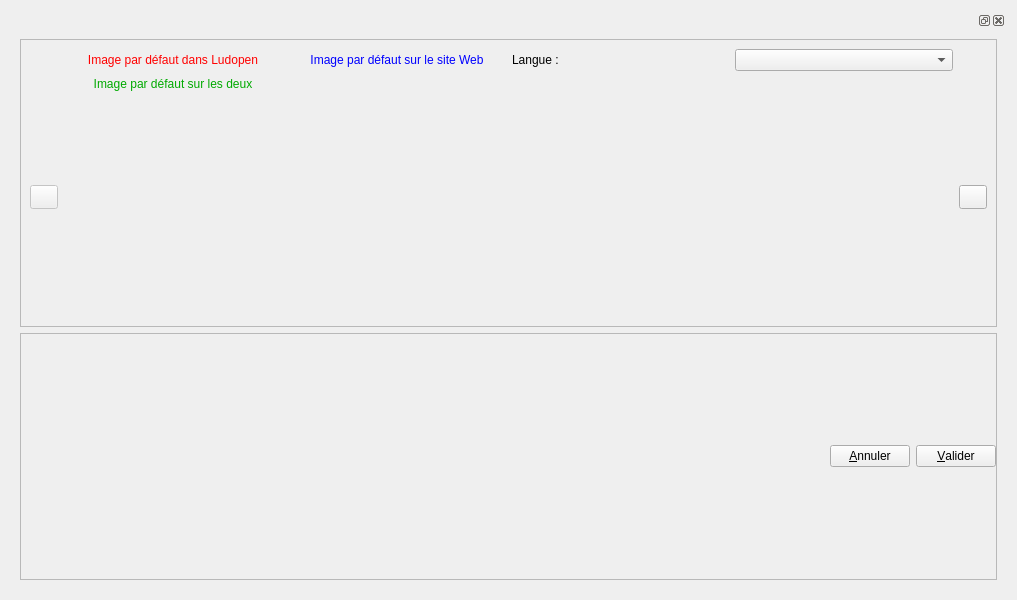
<?xml version="1.0" encoding="UTF-8"?>
<ui version="4.0">
 <class>D_Image</class>
 <widget class="QDialog" name="D_Image">
  <property name="geometry">
   <rect>
    <x>0</x>
    <y>0</y>
    <width>1017</width>
    <height>600</height>
   </rect>
  </property>
  <property name="minimumSize">
   <size>
    <width>200</width>
    <height>200</height>
   </size>
  </property>
  <layout class="QGridLayout" name="gridLayout">
   <item row="0" column="0">
    <widget class="QDockWidget" name="dockWidget">
     <widget class="QWidget" name="dockWidgetContents">
      <layout class="QGridLayout" name="gridLayout_3">
       <item row="1" column="0" colspan="7">
        <widget class="QFrame" name="frame">
         <property name="frameShape">
          <enum>QFrame::StyledPanel</enum>
         </property>
         <property name="frameShadow">
          <enum>QFrame::Raised</enum>
         </property>
         <layout class="QGridLayout" name="gridLayout_2">
          <item row="4" column="1">
           <widget class="QLabel" name="Lb_NomFichier">
            <property name="maximumSize">
             <size>
              <width>16777215</width>
              <height>16777215</height>
             </size>
            </property>
            <property name="text">
             <string/>
            </property>
            <property name="alignment">
             <set>Qt::AlignCenter</set>
            </property>
            <property name="wordWrap">
             <bool>true</bool>
            </property>
           </widget>
          </item>
          <item row="0" column="1">
           <widget class="QLabel" name="Lb_Defaut_Ludopen">
            <property name="maximumSize">
             <size>
              <width>16777215</width>
              <height>24</height>
             </size>
            </property>
            <property name="styleSheet">
             <string notr="true">color: rgb(255, 0, 0);</string>
            </property>
            <property name="text">
             <string>Image par défaut dans Ludopen</string>
            </property>
            <property name="alignment">
             <set>Qt::AlignCenter</set>
            </property>
           </widget>
          </item>
          <item row="4" column="4">
           <widget class="QLabel" name="Lb_NomFichier3">
            <property name="maximumSize">
             <size>
              <width>16777215</width>
              <height>16777215</height>
             </size>
            </property>
            <property name="text">
             <string/>
            </property>
            <property name="alignment">
             <set>Qt::AlignCenter</set>
            </property>
            <property name="wordWrap">
             <bool>true</bool>
            </property>
           </widget>
          </item>
          <item row="1" column="1">
           <widget class="QLabel" name="Lb_Defaut_Deux">
            <property name="enabled">
             <bool>false</bool>
            </property>
            <property name="styleSheet">
             <string notr="true">color: rgb(0, 170, 0);</string>
            </property>
            <property name="text">
             <string>Image par défaut sur les deux</string>
            </property>
            <property name="alignment">
             <set>Qt::AlignCenter</set>
            </property>
           </widget>
          </item>
          <item row="0" column="4">
           <widget class="QComboBox" name="Cb_FiltreLangue"/>
          </item>
          <item row="2" column="0">
           <widget class="QPushButton" name="Bt_Gauche">
            <property name="enabled">
             <bool>false</bool>
            </property>
            <property name="maximumSize">
             <size>
              <width>28</width>
              <height>24</height>
             </size>
            </property>
            <property name="text">
             <string/>
            </property>
            <property name="icon">
             <iconset resource="ImagesIcones.qrc">
              <normaloff>:/Fleche_gauche.png</normaloff>:/Fleche_gauche.png</iconset>
            </property>
           </widget>
          </item>
          <item row="4" column="2">
           <widget class="QLabel" name="Lb_NomFichier2">
            <property name="text">
             <string/>
            </property>
            <property name="alignment">
             <set>Qt::AlignCenter</set>
            </property>
            <property name="wordWrap">
             <bool>true</bool>
            </property>
           </widget>
          </item>
          <item row="0" column="2">
           <widget class="QLabel" name="Lb_Defaut_Web">
            <property name="styleSheet">
             <string notr="true">color: rgb(0, 0, 255);</string>
            </property>
            <property name="text">
             <string>Image par défaut sur le site Web</string>
            </property>
            <property name="alignment">
             <set>Qt::AlignCenter</set>
            </property>
           </widget>
          </item>
          <item row="2" column="1" colspan="4">
           <layout class="QGridLayout" name="Gl_Images">
            <item row="0" column="1">
             <widget class="QLabel" name="Lb_Image2">
              <property name="minimumSize">
               <size>
                <width>200</width>
                <height>200</height>
               </size>
              </property>
              <property name="text">
               <string/>
              </property>
             </widget>
            </item>
            <item row="0" column="0">
             <widget class="QLabel" name="Lb_Image">
              <property name="minimumSize">
               <size>
                <width>200</width>
                <height>200</height>
               </size>
              </property>
              <property name="frameShape">
               <enum>QFrame::NoFrame</enum>
              </property>
              <property name="frameShadow">
               <enum>QFrame::Plain</enum>
              </property>
              <property name="text">
               <string/>
              </property>
             </widget>
            </item>
            <item row="0" column="2">
             <widget class="QLabel" name="Lb_Image3">
              <property name="minimumSize">
               <size>
                <width>200</width>
                <height>200</height>
               </size>
              </property>
              <property name="maximumSize">
               <size>
                <width>16777215</width>
                <height>16777215</height>
               </size>
              </property>
              <property name="text">
               <string/>
              </property>
             </widget>
            </item>
           </layout>
          </item>
          <item row="2" column="5">
           <widget class="QPushButton" name="Bt_Droite">
            <property name="maximumSize">
             <size>
              <width>28</width>
              <height>24</height>
             </size>
            </property>
            <property name="text">
             <string/>
            </property>
            <property name="icon">
             <iconset resource="ImagesIcones.qrc">
              <normaloff>:/Fleche_droite.png</normaloff>:/Fleche_droite.png</iconset>
            </property>
           </widget>
          </item>
          <item row="0" column="3">
           <widget class="QLabel" name="Lb_Langue">
            <property name="text">
             <string>Langue :</string>
            </property>
           </widget>
          </item>
         </layout>
        </widget>
       </item>
       <item row="2" column="0" colspan="7">
        <widget class="QStackedWidget" name="SW_Boutons">
         <property name="maximumSize">
          <size>
           <width>16500</width>
           <height>250</height>
          </size>
         </property>
         <property name="frameShape">
          <enum>QFrame::StyledPanel</enum>
         </property>
         <property name="frameShadow">
          <enum>QFrame::Raised</enum>
         </property>
         <property name="currentIndex">
          <number>1</number>
         </property>
         <widget class="QWidget" name="Frm_BoutonsPage1">
          <layout class="QGridLayout" name="gridLayout_4">
           <property name="topMargin">
            <number>0</number>
           </property>
           <property name="bottomMargin">
            <number>0</number>
           </property>
           <property name="verticalSpacing">
            <number>0</number>
           </property>
           <item row="0" column="1">
            <widget class="QPushButton" name="Bt_Ajouter">
             <property name="text">
              <string>Ajouter des images</string>
             </property>
             <property name="icon">
              <iconset resource="ImagesIcones.qrc">
               <normaloff>:/Ajouter.png</normaloff>:/Ajouter.png</iconset>
             </property>
            </widget>
           </item>
           <item row="0" column="2">
            <widget class="QPushButton" name="Bt_DeplacerDroite">
             <property name="text">
              <string>Déplacer à droite</string>
             </property>
             <property name="icon">
              <iconset resource="ImagesIcones.qrc">
               <normaloff>:/Fleche_droite.png</normaloff>:/Fleche_droite.png</iconset>
             </property>
            </widget>
           </item>
           <item row="0" column="0">
            <widget class="QPushButton" name="Bt_DeplacerGauche">
             <property name="text">
              <string>Déplacer à gauche</string>
             </property>
             <property name="icon">
              <iconset resource="ImagesIcones.qrc">
               <normaloff>:/Fleche_gauche.png</normaloff>:/Fleche_gauche.png</iconset>
             </property>
            </widget>
           </item>
           <item row="1" column="2">
            <widget class="QPushButton" name="Bt_Supprimer">
             <property name="text">
              <string>Supprimer</string>
             </property>
             <property name="icon">
              <iconset resource="ImagesIcones.qrc">
               <normaloff>:/Supprimer.png</normaloff>:/Supprimer.png</iconset>
             </property>
            </widget>
           </item>
           <item row="1" column="0">
            <widget class="QPushButton" name="Bt_Sauvegarder">
             <property name="text">
              <string>Sauvegarder</string>
             </property>
             <property name="icon">
              <iconset resource="ImagesIcones.qrc">
               <normaloff>:/Download.png</normaloff>:/Download.png</iconset>
             </property>
            </widget>
           </item>
           <item row="3" column="0">
            <widget class="QPushButton" name="Bt_Defaut_Ludopen">
             <property name="text">
              <string>Définir comme image
par défaut dans LudOpen</string>
             </property>
            </widget>
           </item>
           <item row="3" column="1">
            <widget class="QPushButton" name="Bt_Defaut_Web">
             <property name="text">
              <string>Définir comme image
par défaut sur le site Web</string>
             </property>
            </widget>
           </item>
           <item row="3" column="2">
            <widget class="QPushButton" name="Bt_Defaut_Deux">
             <property name="text">
              <string>Définir comme image
par défaut sur Ludopen et le site Web</string>
             </property>
            </widget>
           </item>
          </layout>
         </widget>
         <widget class="QWidget" name="Frm_BoutonsPage2">
          <layout class="QGridLayout" name="gridLayout_5">
           <property name="leftMargin">
            <number>0</number>
           </property>
           <property name="topMargin">
            <number>0</number>
           </property>
           <property name="rightMargin">
            <number>0</number>
           </property>
           <property name="bottomMargin">
            <number>0</number>
           </property>
           <item row="0" column="2">
            <widget class="QPushButton" name="Bt_Valider">
             <property name="text">
              <string>&amp;Valider</string>
             </property>
            </widget>
           </item>
           <item row="0" column="1">
            <widget class="QPushButton" name="Bt_Annuler">
             <property name="text">
              <string>&amp;Annuler</string>
             </property>
            </widget>
           </item>
           <item row="0" column="0">
            <spacer name="horizontalSpacer">
             <property name="orientation">
              <enum>Qt::Horizontal</enum>
             </property>
             <property name="sizeHint" stdset="0">
              <size>
               <width>40</width>
               <height>20</height>
              </size>
             </property>
            </spacer>
           </item>
          </layout>
         </widget>
        </widget>
       </item>
      </layout>
     </widget>
    </widget>
   </item>
  </layout>
 </widget>
 <resources>
  <include location="ImagesIcones.qrc"/>
 </resources>
 <connections/>
</ui>
